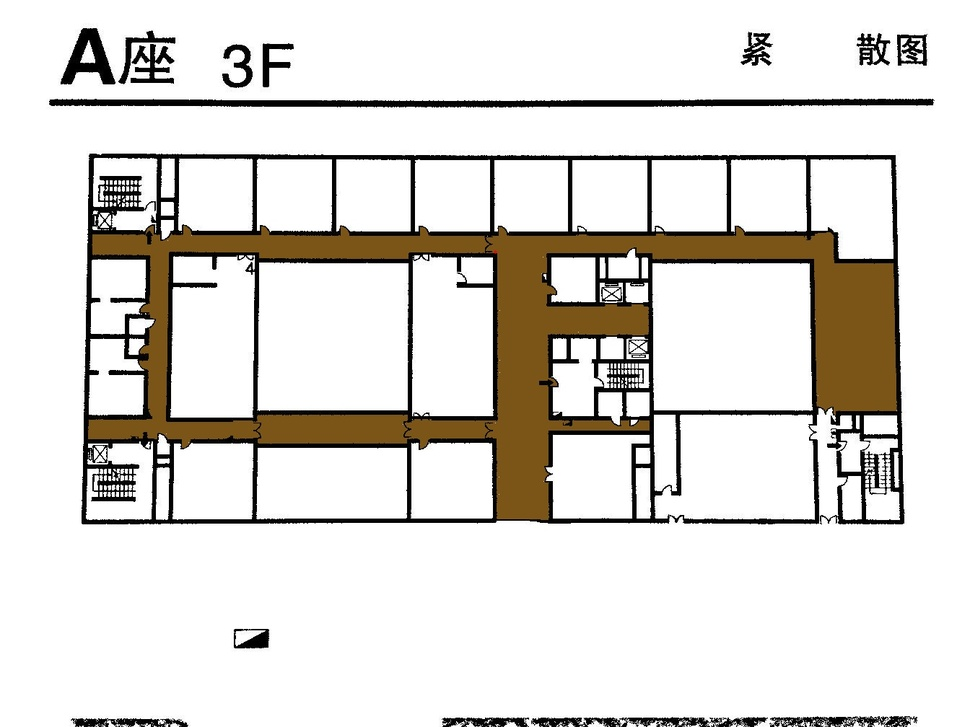
#> input picture map_deal/script/mapRecognition/pic/debug/floodfilled.jpg, 970 x 727 px, shrunk from 1344 x 1008 before the run, found by its file name
$ python extractCorridor.py
#> lines starting #> are read from the running program, lines starting #| are printed output that depends on the picture; after the words box and inside, x2 and y2 are one past the last pixel; in counts of white or black regions, pixels touching at a corner belong together
# -*- coding: utf-8 -*-

import cv2 as cv
import numpy as np
from matplotlib import pyplot as plt

WINDOW_NAME = "wallMap"


def debugText():
    print ('OpenCV Version: %s' % cv.__version__)


def extractCorridor(matIn, center):
    pass

def main():

    IMAGE_DIR = '/home/lzw/catkin_ws/src/map_deal/script/mapRecognition/pic/debug/floodfilled.jpg'

    debugText()

    # image = cv.imread("/home/liaoziwei/Desktop/mapRecognition/pic/humanmap_3L4th.png")
    image = cv.imread(IMAGE_DIR)
#> image is the input picture: shape (727, 970, 3); mean B, G, R 215.1, 219.9, 222.9
    im_gray = cv.cvtColor(image, cv.COLOR_BGR2GRAY)
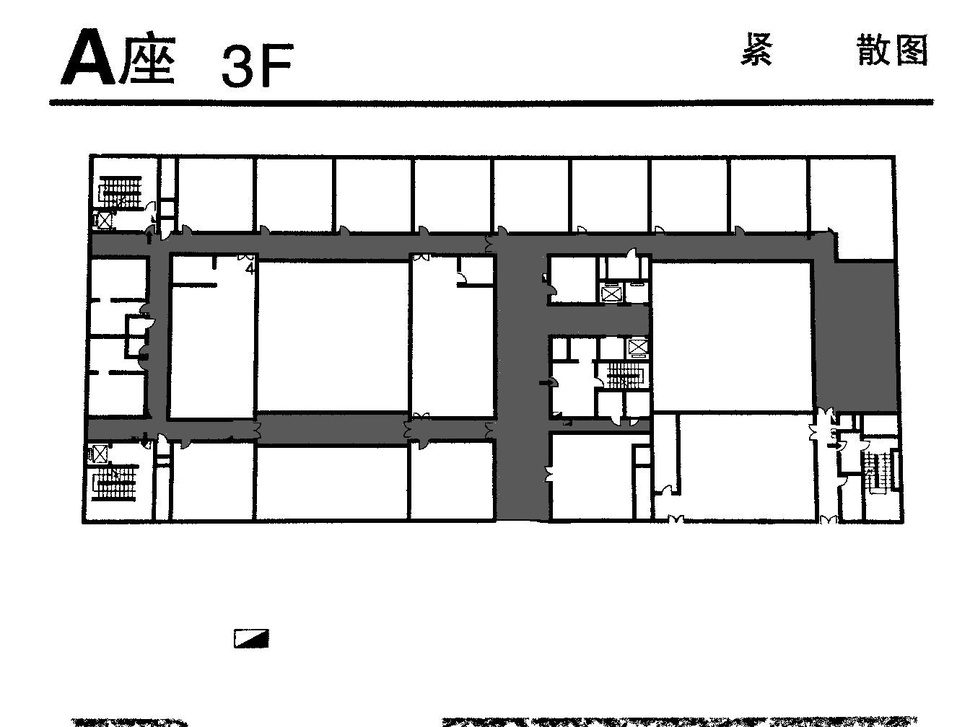
#> im_gray: shape (727, 970); min 0, max 255, mean 220.2


    dst = cv.inRange(im_gray, 30, 200)
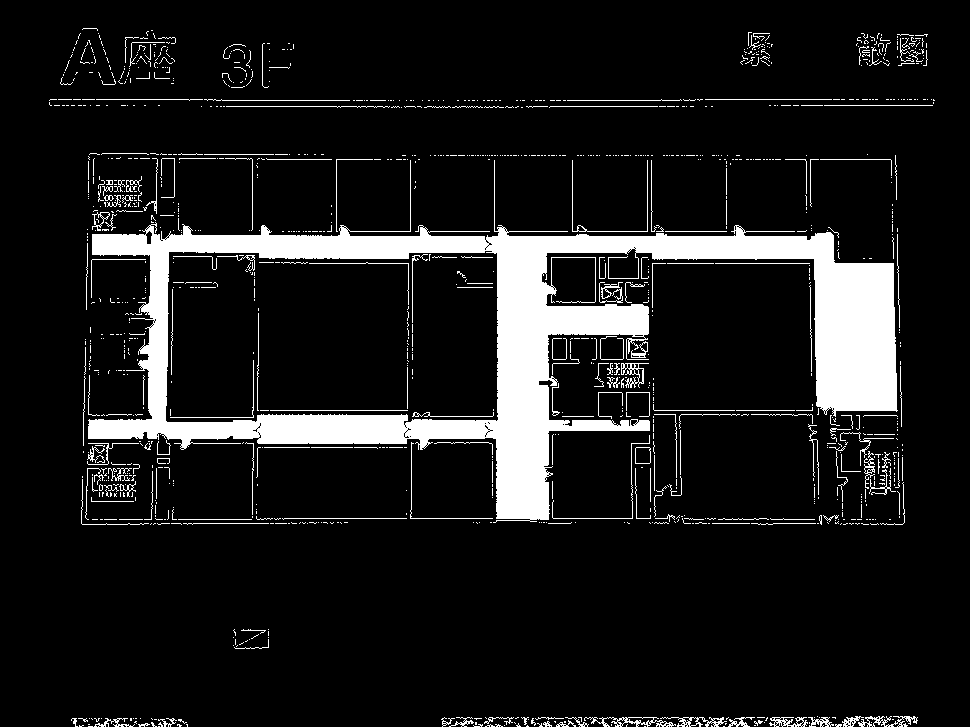
#> dst: shape (727, 970); 10.7% white; 1209 white regions (1011 under 20 px), largest, box (x1, y1, x2, y2) and area: (88, 160, 898, 523) 58597, (584, 717, 676, 727) 332, (858, 716, 918, 727) 294


    cv.imshow("dst", dst)
    cv.waitKey()

    cv.imwrite("./pic/debug/corridor.jpg", dst)


    # 腐蚀膨胀处理掉小碎点
    kernel = np.ones((5, 5), np.uint8)
    opening = cv.morphologyEx(dst, cv.MORPH_OPEN, kernel)
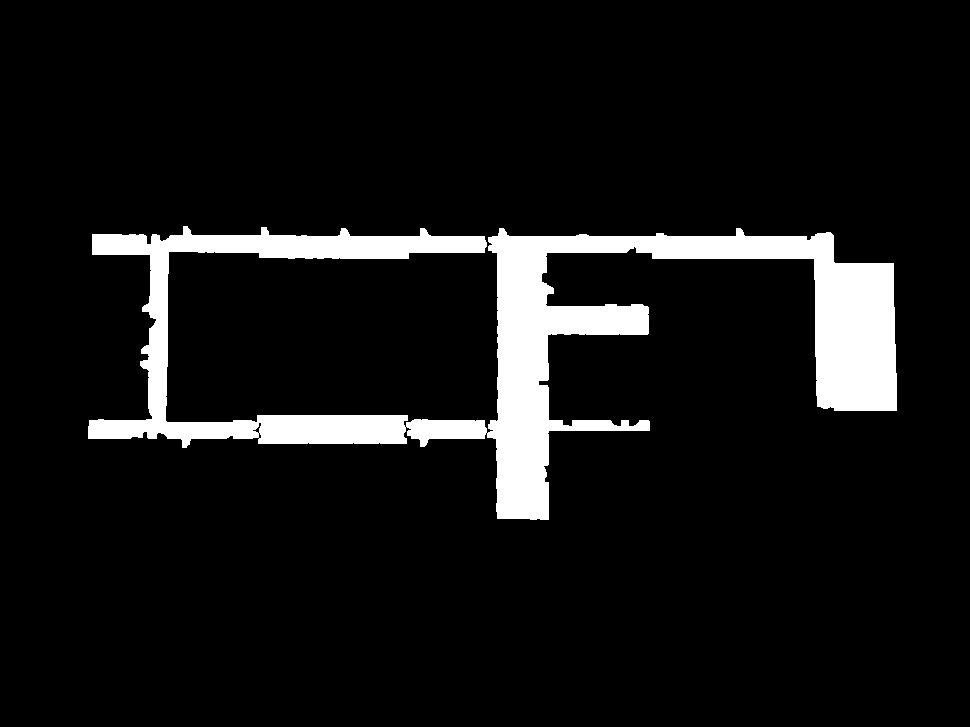
#> opening: shape (727, 970); 8.1% white; 1 white region, box (x1, y1, x2, y2) and area: (88, 226, 897, 520) 56811
    cv.imshow("opening", opening)
    cv.waitKey()

    cv.imwrite("./pic/debug/corridor_dealt1.jpg", opening)

    # 腐蚀膨胀处理掉内部之前门留下的黑色小区域
    kernel = np.ones((5, 5), np.uint8)
    opening = cv.morphologyEx(opening, cv.MORPH_CLOSE, kernel)
#> opening: shape (727, 970); 8.1% white; 1 white region, box (x1, y1, x2, y2) and area: (88, 226, 897, 520) 57166
    cv.imshow("opening", opening)
    cv.waitKey()

    cv.imwrite("./pic/debug/corridor_dealt2.jpg", opening)

main()

$ run again, with map_deal/script/mapRecognition/pic/oldfiles/humanmap_3L4th.png saved as map_deal/script/mapRecognition/pic/debug/floodfilled.jpg
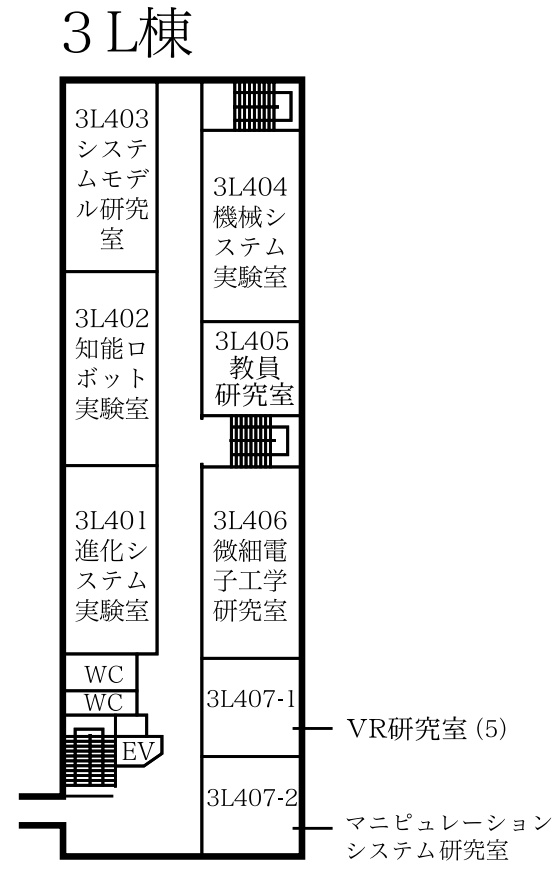
#> input picture map_deal/script/mapRecognition/pic/oldfiles/humanmap_3L4th.png, 560 x 879 px, found by its file name
#> in main, image is the input picture: shape (879, 560, 3); min 0, max 255, mean 234.9
#> in main, `dst = cv.inRange(im_gray, 30, 200)`:
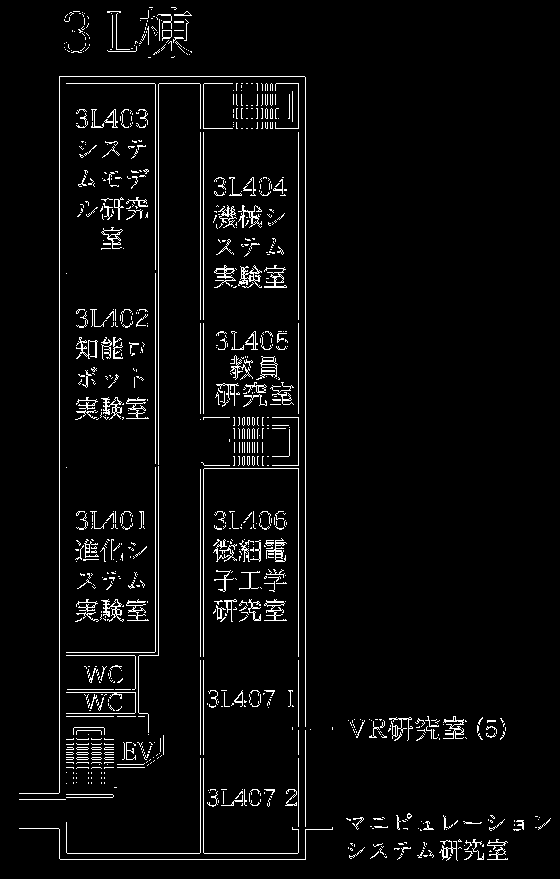
#> dst: shape (879, 560); 4% white in thin lines or dots
#> opening: shape (879, 560); every value is 0
